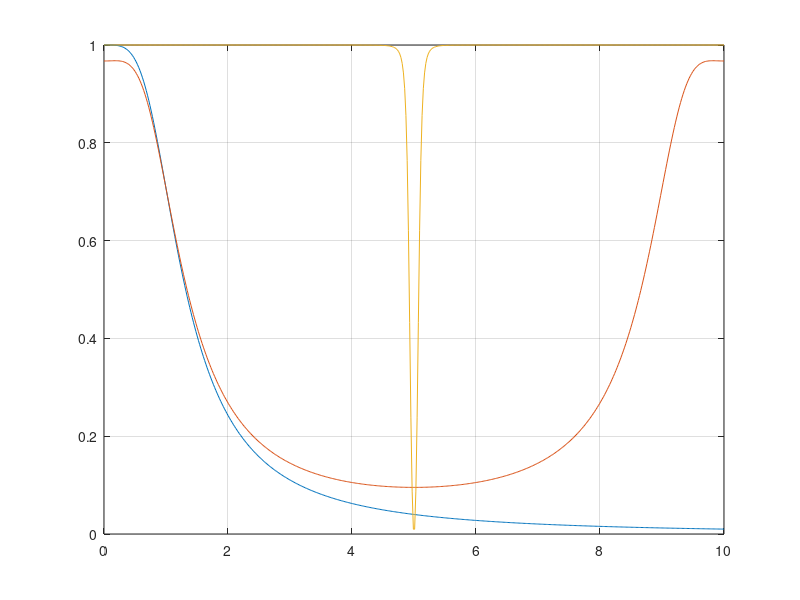

Source code (MATLAB): (Note: this script raises an error after producing the figure.)
% Analog-to-digital filter conversion
%   1. Impulse invariance method
%   2. Bilinear transformation method
% 
% XiaoCY 2021-02-07

%%
clear;clc

fs = 10;                            % sampling frequency (Hz)
fc = 1;                             % corner frequency (Hz)
[b,a] = butter(2,2*pi*fc,'s');     	% demo transfer function to be converted

%% Filter conversion
% Impulse invariance method
[bz1,az1] = impinvar(b,a,fs);

% Bilinear transformation method
[bz2,az2] = bilinear(b,a,fs);

% summary
f = linspace(0,fs,500);
h = freqs(b,a,f*2*pi);
h1 = freqz(bz1,az1,f,fs);
h2 = freqz(bz2,az2,f,fs);

figure
plot(f,abs(h))
grid on
hold on
plot(f,abs(h1))
plot(f,abs(h2))
xline(fs/2,'--','fs/2',...
    'LabelHorizontalAlignment','center',...
    'LabelVerticalAlignment','middle')
legend('analog','impinvar','bilinear','Location','north')
xlabel('Frequency (Hz)')
ylabel('Gain')